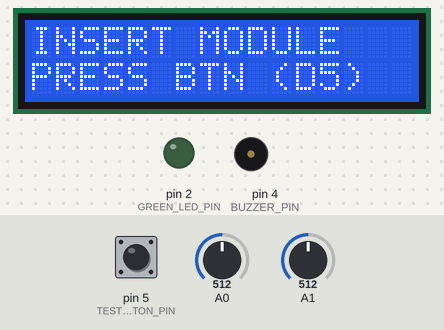
Recording of a sketch running on a simulated Arduino Uno, built with avr-gcc and run on an emulated ATmega328P. Parts: 16×2 character LCD, output pins drawn as LEDs (lit = HIGH), buzzer (waves = sounding, pin HIGH). Inputs (shaded band) come from the test bench; at power-on: pin 5 (TEST_BUTTON_PIN) HIGH, A0 = 512, A1 = 512. WiFi joins after 1.5 s; servers stay silent unless stated; random numbers use the default seed unless the sketch sets one; pins used as bus, display or sensor lines are not drawn.

Above: at 1.2 s.
1.3 s: pin 5 (TEST_BUTTON_PIN) pulled LOW for 0.15 s
At 2.13 s:
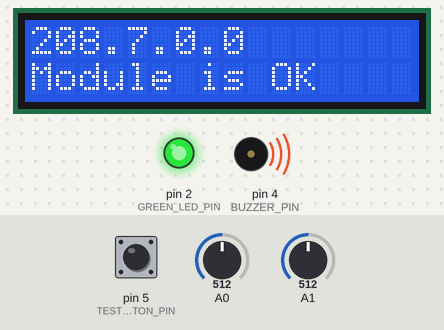
At 3.4 s:
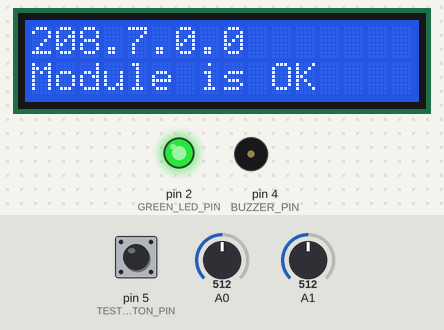
3.7 s: pin 5 (TEST_BUTTON_PIN) pulled LOW for 1 s
At 4.3 s:
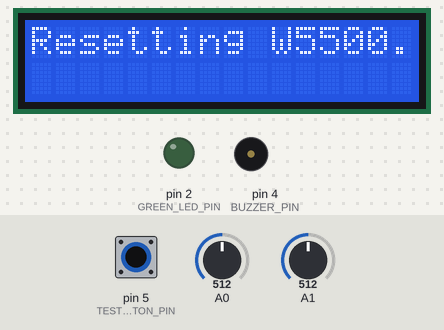
Timing chart, 0 to 6.7 s (numbered marks = the images above; inputs shaded):
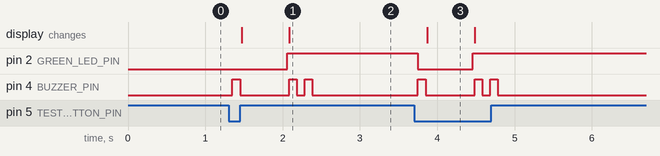

The sketch:

SPI_RJ45_convert_v5.0_beeper_test_button.ino
```cpp
#include <SPI.h>
#include <Ethernet.h>
#include <Wire.h>
#include <LiquidCrystal_I2C.h>

// --- PIN DEFINITIONS ---
#define CS_PIN 10
#define RESET_PIN 3
#define BUZZER_PIN 4
#define GREEN_LED_PIN 2
#define TEST_BUTTON_PIN 5 // Tactile button connected between Pin 5 and GND

// --- GLOBAL CONFIGURATION ---
const unsigned long TIMEOUT_MS = 2000; // SPI and DHCP timeout limits in milliseconds

LiquidCrystal_I2C lcd(0x27, 16, 2);
EthernetUDP Udp;

unsigned int localPort = 8888;
unsigned int remotePort = 8888;
byte mac[6];

const char* NODE_SIGNATURE = "TG_NODE:";
bool testingCompleted = false;

void generateRandomMAC() {
  randomSeed(analogRead(A0) + analogRead(A1));
  mac[0] = 0xDE; mac[1] = 0xAD;
  mac[2] = random(0x00, 0xFE);
  mac[3] = random(0x00, 0xFE);
  mac[4] = random(0x00, 0xFE);
  mac[5] = random(0x00, 0xFE);
}

void showReadyScreen() {
  digitalWrite(GREEN_LED_PIN, LOW);
  testingCompleted = false;
  lcd.clear();
  lcd.print(F("INSERT MODULE"));
  lcd.setCursor(0, 1);
  lcd.print(F("PRESS BTN (D5)"));
}

void setup() {
  pinMode(RESET_PIN, OUTPUT);
  pinMode(BUZZER_PIN, OUTPUT);
  pinMode(GREEN_LED_PIN, OUTPUT);
  pinMode(TEST_BUTTON_PIN, INPUT_PULLUP); // Active LOW with pull-up

  digitalWrite(BUZZER_PIN, LOW);
  digitalWrite(GREEN_LED_PIN, LOW);

  lcd.init();
  lcd.backlight();

  showReadyScreen();
}

// Executes the entire sequential validation pipeline
bool runDiagnostics() {
  // 1. Initial trigger chirp (100ms)
  digitalWrite(BUZZER_PIN, HIGH);
  delay(100);
  digitalWrite(BUZZER_PIN, LOW);

  lcd.clear();
  lcd.print(F("Resetting W5500..."));

  // Hardware Reset W5500 to clear previous connection states
  digitalWrite(RESET_PIN, LOW);  delay(50);
  digitalWrite(RESET_PIN, HIGH); delay(500);

  generateRandomMAC();
  Ethernet.init(CS_PIN);

  // Wake SPI bus with dummy static configuration first
  IPAddress dummyIP(192, 168, 1, 200);
  Ethernet.begin(mac, dummyIP);

  // 2. Phase 1: SPI Hardware Check
  lcd.clear();
  lcd.print(F("Checking SPI..."));
  unsigned long spiStartTime = millis();
  while (Ethernet.hardwareStatus() == EthernetNoHardware) {
    if (millis() - spiStartTime >= TIMEOUT_MS) {
      lcd.clear();
      lcd.print(F("SPI: FAILED"));
      lcd.setCursor(0, 1);
      lcd.print(F("CHIP NOT FOUND"));

      // Hardware missing -> Beep exactly 5 times (100ms beep / 100ms gap)
      for (int i = 0; i < 5; i++) {
        digitalWrite(BUZZER_PIN, HIGH);
        delay(100);
        digitalWrite(BUZZER_PIN, LOW);
        if (i < 4) {
          delay(100);
        }
      }
      return false; // Stop diagnostics
    }
    delay(50);
  }

  // 3. Phase 2: DHCP Network Check
  lcd.clear();
  lcd.print(F("SPI: OK"));
  lcd.setCursor(0, 1);
  lcd.print(F("Fetching IP..."));

  // Set DHCP timeout, with response timeout as half of TIMEOUT_MS (minimum 1000ms)
  unsigned long responseTimeout = (TIMEOUT_MS / 2 < 1000) ? 1000 : (TIMEOUT_MS / 2);
  if (Ethernet.begin(mac, TIMEOUT_MS, responseTimeout) == 0) {
    lcd.clear();
    lcd.print(F("DHCP: FAILED"));
    lcd.setCursor(0, 1);
    lcd.print(F("NO IP ASSIGNED"));

    // No IP -> Beep exactly 2 times (100ms beep / 100ms gap)
    digitalWrite(BUZZER_PIN, HIGH); delay(100);
    digitalWrite(BUZZER_PIN, LOW);  delay(100);
    digitalWrite(BUZZER_PIN, HIGH); delay(100);
    digitalWrite(BUZZER_PIN, LOW);
    return false; // Stop diagnostics
  }

  // 4. Initialization Success State
  digitalWrite(GREEN_LED_PIN, HIGH);
  lcd.clear();
  lcd.print(Ethernet.localIP());
  lcd.setCursor(0, 1);
  lcd.print(F("Module is OK"));

  // Success double beep (100ms beep, 100ms gap)
  digitalWrite(BUZZER_PIN, HIGH); delay(100);
  digitalWrite(BUZZER_PIN, LOW);  delay(100);
  digitalWrite(BUZZER_PIN, HIGH); delay(100);
  digitalWrite(BUZZER_PIN, LOW);

  Udp.begin(localPort);
  testingCompleted = true;
  return true;
}

void loop() {
  // If the manual test button (D5) is pressed (Active LOW)
  if (digitalRead(TEST_BUTTON_PIN) == LOW) {
    delay(50); // Software debounce
    if (digitalRead(TEST_BUTTON_PIN) == LOW) {
      digitalWrite(GREEN_LED_PIN, LOW); // Turn off LED for the new test run
      runDiagnostics();

      // Wait for the user to release the button to prevent double triggers
      while (digitalRead(TEST_BUTTON_PIN) == LOW) {
        delay(10);
      }
    }
  }

  // Only listen for mesh UDP packets if the active module successfully passed test checks
  if (testingCompleted) {
    int packetSize = Udp.parsePacket();
    if (packetSize > 0) {
      char packetBuffer[64] = {0};
      Udp.read(packetBuffer, sizeof(packetBuffer) - 1);
      String incomingData = String(packetBuffer);

      if (incomingData.startsWith(NODE_SIGNATURE)) {
        String cleanMessage = incomingData.substring(strlen(NODE_SIGNATURE));

        lcd.clear();
        lcd.print(F("MESH MSG RCVD:"));
        lcd.setCursor(0, 1);
        lcd.print(cleanMessage);

        // Fast dynamic validation beep (100ms alert)
        digitalWrite(BUZZER_PIN, HIGH); delay(100);
        digitalWrite(BUZZER_PIN, LOW);

        delay(3000);

        lcd.clear();
        lcd.print(Ethernet.localIP());
        lcd.setCursor(0, 1);
        lcd.print(F("Module is OK"));
      }
    }
  }
}
```

Measured:
- after the input at 1.3 s, pin 2 (GREEN_LED_PIN): LOW → HIGH after 0.76 s; pin 4 (BUZZER_PIN): goes HIGH 0.10 s, LOW 0.63 s, HIGH 0.10 s, LOW 0.10 s, HIGH 0.10 s, then LOW, starting after 0.05 s; the display: first changes after 0.17 s (image 1 shows a later state)
- after the input at 3.7 s, pin 2 (GREEN_LED_PIN): HIGH → LOW after 0.05 s, → HIGH 0.71 s later; pin 4 (BUZZER_PIN): goes HIGH 0.10 s, LOW 0.63 s, HIGH 0.10 s, LOW 0.10 s, HIGH 0.10 s, then LOW, starting after 0.05 s; the display: changes after 0.17 s (image 3)
- what the display in image 3 shows lasts 0.6 s, from 3.9 s to 4.5 s
